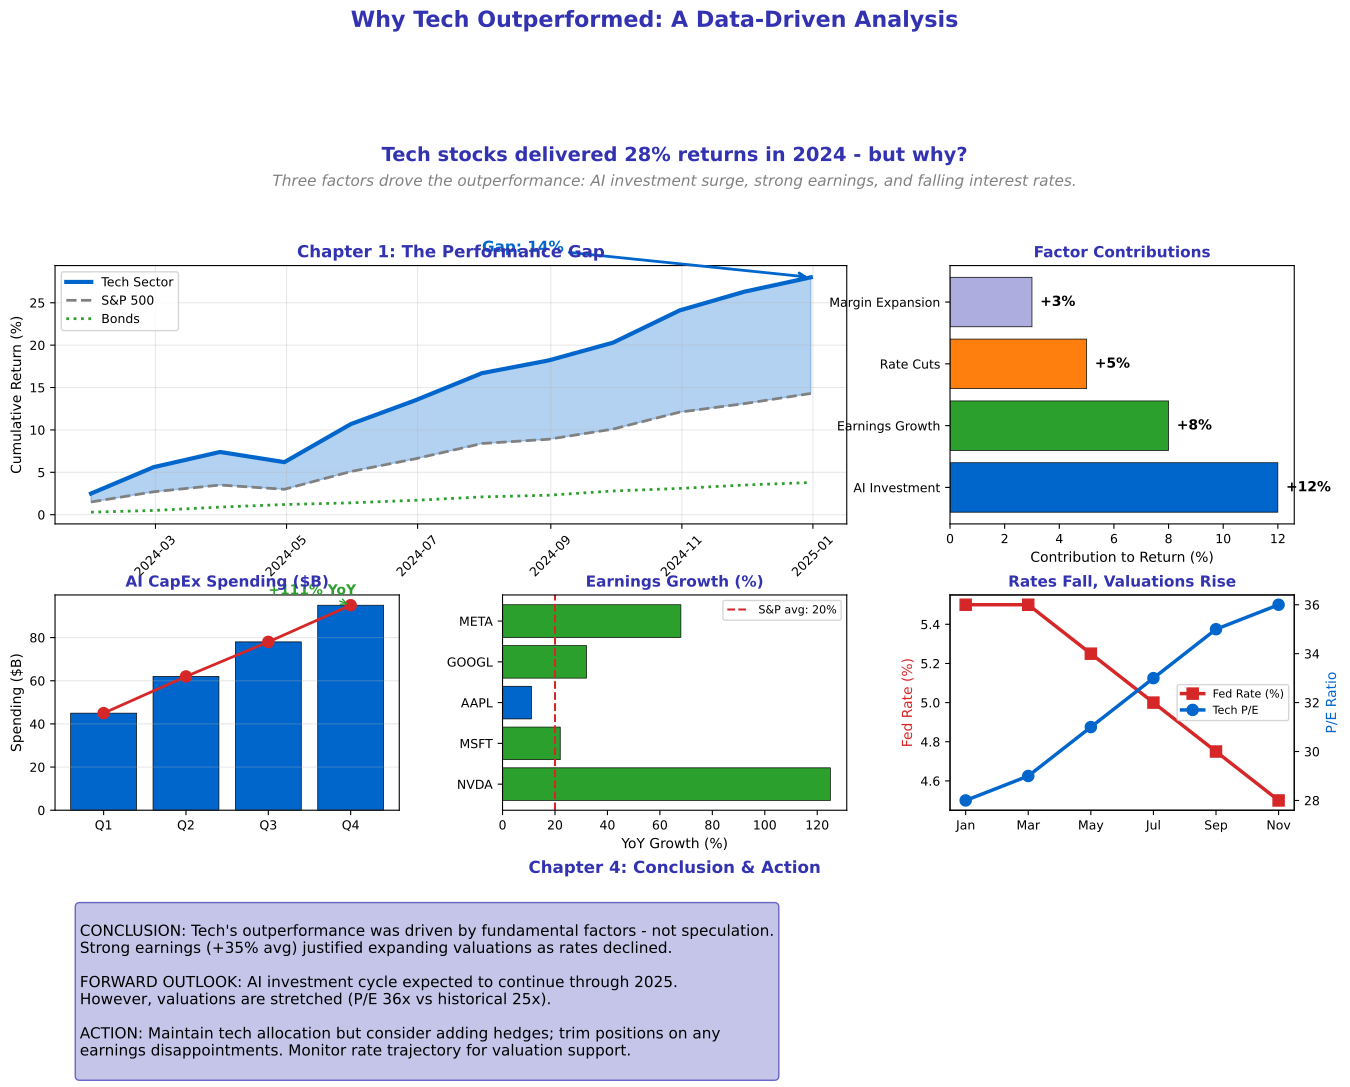

This chart was generated by the following Python code:
"""Finance Story - Complete investment narrative"""
import matplotlib.pyplot as plt
import matplotlib.gridspec as gridspec
import numpy as np
import pandas as pd
from pathlib import Path

plt.rcParams.update({
    'font.size': 10,
    'axes.labelsize': 10,
    'axes.titlesize': 11,
    'xtick.labelsize': 9,
    'ytick.labelsize': 9,
    'legend.fontsize': 9,
    'figure.figsize': (10, 6),
    'figure.dpi': 150
})

MLPURPLE = '#3333B2'
MLLAVENDER = '#ADADE0'
MLBLUE = '#0066CC'
MLORANGE = '#FF7F0E'
MLGREEN = '#2CA02C'
MLRED = '#D62728'

np.random.seed(42)

fig = plt.figure(figsize=(16, 12))
gs = gridspec.GridSpec(4, 3, figure=fig, hspace=0.4, wspace=0.3,
                       height_ratios=[0.3, 1.2, 1, 0.8])

# Title with story hook
fig.suptitle('Why Tech Outperformed: A Data-Driven Analysis', fontsize=16, fontweight='bold', color=MLPURPLE, y=0.98)

# Row 0: Story hook - headline insight
ax_hook = fig.add_subplot(gs[0, :])
ax_hook.axis('off')
ax_hook.text(0.5, 0.6, 'Tech stocks delivered 28% returns in 2024 - but why?',
             fontsize=14, ha='center', va='center', color=MLPURPLE, fontweight='bold')
ax_hook.text(0.5, 0.2, 'Three factors drove the outperformance: AI investment surge, strong earnings, and falling interest rates.',
             fontsize=11, ha='center', va='center', color='gray', style='italic')

# Row 1: Setup - Show the performance gap
ax_setup = fig.add_subplot(gs[1, :2])
months = pd.date_range('2024-01-01', periods=12, freq='ME')
tech = np.cumsum([2.5, 3.1, 1.8, -1.2, 4.5, 2.8, 3.2, 1.5, 2.1, 3.8, 2.2, 1.7])
sp500 = np.cumsum([1.5, 1.2, 0.8, -0.5, 2.1, 1.5, 1.8, 0.5, 1.2, 2.0, 1.0, 1.2])
bonds = np.cumsum([0.3, 0.2, 0.4, 0.3, 0.2, 0.3, 0.4, 0.2, 0.5, 0.3, 0.4, 0.3])

ax_setup.plot(months, tech, color=MLBLUE, linewidth=3, label='Tech Sector')
ax_setup.plot(months, sp500, color='gray', linewidth=2, linestyle='--', label='S&P 500')
ax_setup.plot(months, bonds, color=MLGREEN, linewidth=2, linestyle=':', label='Bonds')

ax_setup.fill_between(months, tech, sp500, alpha=0.3, color=MLBLUE)
ax_setup.annotate(f'Gap: {tech[-1] - sp500[-1]:.0f}%', xy=(months[-1], tech[-1]),
                  xytext=(months[-6], tech[-1] + 3),
                  fontsize=11, fontweight='bold', color=MLBLUE,
                  arrowprops=dict(arrowstyle='->', color=MLBLUE, lw=2))

ax_setup.set_title('Chapter 1: The Performance Gap', fontsize=12, fontweight='bold', color=MLPURPLE)
ax_setup.set_ylabel('Cumulative Return (%)', fontsize=10)
ax_setup.legend(fontsize=9, loc='upper left')
ax_setup.grid(alpha=0.3)
ax_setup.tick_params(axis='x', rotation=45)

# Row 1, Col 2: Contributing factors
ax_factors = fig.add_subplot(gs[1, 2])
factors = ['AI Investment', 'Earnings Growth', 'Rate Cuts', 'Margin Expansion']
contributions = [12, 8, 5, 3]
colors_factors = [MLBLUE, MLGREEN, MLORANGE, MLLAVENDER]

bars = ax_factors.barh(factors, contributions, color=colors_factors, edgecolor='black', linewidth=0.5)
ax_factors.set_title('Factor Contributions', fontsize=11, fontweight='bold', color=MLPURPLE)
ax_factors.set_xlabel('Contribution to Return (%)', fontsize=10)

for i, v in enumerate(contributions):
    ax_factors.text(v + 0.3, i, f'+{v}%', va='center', fontsize=10, fontweight='bold')

# Row 2: Evidence - Supporting data
# AI Investment surge
ax_ai = fig.add_subplot(gs[2, 0])
quarters = ['Q1', 'Q2', 'Q3', 'Q4']
ai_capex = [45, 62, 78, 95]  # Billions
ax_ai.bar(quarters, ai_capex, color=MLBLUE, edgecolor='black', linewidth=0.5)
ax_ai.plot(quarters, ai_capex, color=MLRED, linewidth=2, marker='o', markersize=8)

# Annotate growth
ax_ai.annotate('+111% YoY', xy=(3, 95), xytext=(2, 100),
               fontsize=10, fontweight='bold', color=MLGREEN,
               arrowprops=dict(arrowstyle='->', color=MLGREEN))

ax_ai.set_title('AI CapEx Spending ($B)', fontsize=11, fontweight='bold', color=MLPURPLE)
ax_ai.set_ylabel('Spending ($B)', fontsize=10)
ax_ai.grid(alpha=0.3, axis='y')

# Earnings growth
ax_earnings = fig.add_subplot(gs[2, 1])
companies = ['NVDA', 'MSFT', 'AAPL', 'GOOGL', 'META']
earnings_growth = [125, 22, 11, 32, 68]
colors_earn = [MLGREEN if e > 20 else MLBLUE for e in earnings_growth]

ax_earnings.barh(companies, earnings_growth, color=colors_earn, edgecolor='black', linewidth=0.5)
ax_earnings.axvline(20, color=MLRED, linestyle='--', linewidth=1.5, label='S&P avg: 20%')

ax_earnings.set_title('Earnings Growth (%)', fontsize=11, fontweight='bold', color=MLPURPLE)
ax_earnings.set_xlabel('YoY Growth (%)', fontsize=10)
ax_earnings.legend(fontsize=8)

# Rate environment
ax_rates = fig.add_subplot(gs[2, 2])
rate_months = ['Jan', 'Mar', 'May', 'Jul', 'Sep', 'Nov']
fed_rate = [5.5, 5.5, 5.25, 5.0, 4.75, 4.5]
tech_pe = [28, 29, 31, 33, 35, 36]

ax_rates.plot(rate_months, fed_rate, color=MLRED, linewidth=2.5, marker='s', markersize=8, label='Fed Rate (%)')
ax_rates2 = ax_rates.twinx()
ax_rates2.plot(rate_months, tech_pe, color=MLBLUE, linewidth=2.5, marker='o', markersize=8, label='Tech P/E')

ax_rates.set_ylabel('Fed Rate (%)', fontsize=10, color=MLRED)
ax_rates2.set_ylabel('P/E Ratio', fontsize=10, color=MLBLUE)
ax_rates.set_title('Rates Fall, Valuations Rise', fontsize=11, fontweight='bold', color=MLPURPLE)

lines1, labels1 = ax_rates.get_legend_handles_labels()
lines2, labels2 = ax_rates2.get_legend_handles_labels()
ax_rates.legend(lines1 + lines2, labels1 + labels2, fontsize=8, loc='center right')

# Row 3: Conclusion and action
ax_conclusion = fig.add_subplot(gs[3, :])
ax_conclusion.axis('off')

conclusion = '''
CONCLUSION: Tech's outperformance was driven by fundamental factors - not speculation.
Strong earnings (+35% avg) justified expanding valuations as rates declined.

FORWARD OUTLOOK: AI investment cycle expected to continue through 2025.
However, valuations are stretched (P/E 36x vs historical 25x).

ACTION: Maintain tech allocation but consider adding hedges; trim positions on any
earnings disappointments. Monitor rate trajectory for valuation support.
'''

ax_conclusion.text(0.02, 0.85, conclusion, transform=ax_conclusion.transAxes, fontsize=11,
                   verticalalignment='top',
                   bbox=dict(boxstyle='round', facecolor=MLLAVENDER, alpha=0.7, edgecolor=MLPURPLE))
ax_conclusion.set_title('Chapter 4: Conclusion & Action', fontsize=12, fontweight='bold', color=MLPURPLE)

plt.savefig(Path(__file__).parent / 'chart.pdf', dpi=300, bbox_inches='tight')
plt.close()
